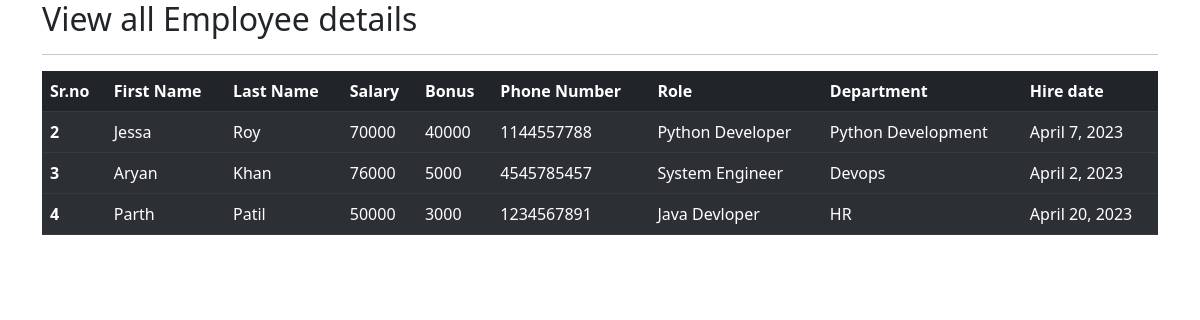
The app's page /all_emp with its own data.
### emp_app/models.py (models this page shows, shortened)
class Employee(models.Model):
    first_name = models.CharField(max_length=30)
    last_name = models.CharField(max_length=30)
    dept = models.ForeignKey(Department, on_delete=models.CASCADE)
    salary = models.IntegerField(default=0)
    bonus = models.IntegerField(default=0)
    role = models.ForeignKey(Role, on_delete=models.CASCADE)
    phone = models.IntegerField(default=0)
    hire_date = models.DateField()
    def __str__(self):
        return f"{self.first_name}, {self.last_name}, {self.role}"

class Role(models.Model):
    name = models.CharField(max_length=50)
    def __str__(self):
        return self.name

class Department(models.Model):
    name = models.CharField(max_length=100, null=False)
    location = models.CharField(max_length=100)

### emp_app/views.py (the view)
# urls.py: path("all_emp", views.all_emp, name="all_emp"),
def all_emp(request):
    emps = Employee.objects.all()
    context = {
        "emps": emps
    }
    print(context)
    return render(request, "all_emp.html", context)

### emp_app/templates/all_emp.html (shortened to what this page needs)
<!DOCTYPE html>
<html lang="en">
<head>
    <link href="https://cdn.jsdelivr.net/npm/bootstrap@5.3.0-alpha3/dist/css/bootstrap.min.css" rel="stylesheet">
</head>
<body>
<div class="container">
    <h2>View all Employee details</h2>
    <hr>
    <table class="table table-dark table-striped">
  <thead>
    <tr>
      <th scope="col">Sr.no</th>
      <th scope="col">First Name</th>
      <th scope="col">Last Name</th>
      <th scope="col">Salary</th>
        <th scope="col">Bonus</th>
        <th scope="col">Phone Number</th>
        <th scope="col">Role</th>
        <th scope="col">Department</th>
        <th scope="col">Hire date</th>
    </tr>
  </thead>
        {% for emp in emps %}
  <tbody>
    <tr>
      <th scope="row">{{emp.id}}</th>
      <td>{{emp.first_name}}</td>
      <td>{{emp.last_name}}</td>
      <td>{{emp.salary}}</td>
        <td>{{emp.bonus}}</td>
        <td>{{emp.phone}}</td>
        <td>{{emp.role.name}}</td>
        <td>{{emp.dept.name}}</td>
        <td>{{emp.hire_date}}</td>
    </tr>
  </tbody>
        {% endfor %}
</table>
</div>
  </body>
</html>

### records on screen
Employee: id "2", first_name "Jessa", last_name "Roy", salary "70000", bonus "40000", phone "1144557788", role.name "Python Developer", dept.name "Python Development", hire_date "April 7, 2023"
Employee: id "3", first_name "Aryan", last_name "Khan", salary "76000", bonus "5000", phone "4545785457", role.name "System Engineer", dept.name "Devops", hire_date "April 2, 2023"
Employee: id "4", first_name "Parth", last_name "Patil", salary "50000", bonus "3000", phone "1234567891", role.name "Java Devloper", dept.name "HR", hire_date "April 20, 2023"
